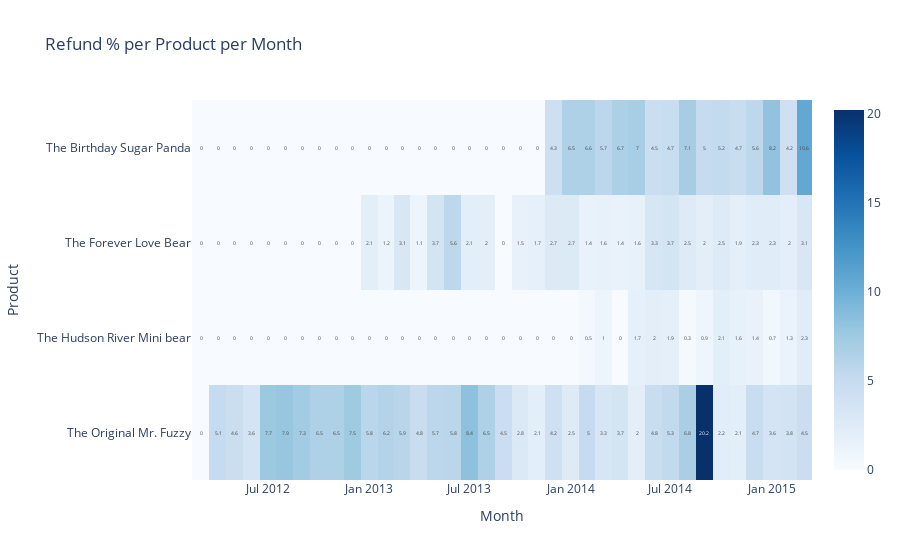

The notebook cell this image was saved under:
### Code cell
import plotly.express as px

df['month'] = df['created_at'].dt.to_period('M').astype(str)
refunds['month'] = refunds['created_at'].dt.to_period('M').astype(str)

total_pm = df.groupby(['product_name', 'month']).size().reset_index(name='total')
refund_pm = refunds.groupby(['product_name', 'month']).size().reset_index(name='refunds')
rate = total_pm.merge(refund_pm, on=['product_name', 'month'], how='left').fillna(0)
rate['refund_pct'] = (rate['refunds'] / rate['total'] * 100).round(1)
heat = rate.pivot(index='product_name', columns='month', values='refund_pct').fillna(0)
fig2 = px.imshow(
    heat,
    text_auto=True,  
    color_continuous_scale='Blues',
    title='Refund % per Product per Month'
)
fig2.update_layout(
    xaxis_title='Month',
    yaxis_title='Product'
)

fig2.show()

### Figure 1 — Plotly figure (JSON) as saved in the notebook; plotly's stock layout.template omitted (floating-point values rounded to 4 significant figures; data arrays with more than 128 entries replaced by an {"elided": "..."} marker saying what was removed)
{"data": [{"coloraxis": "coloraxis", "hovertemplate": "month: %{x}<br>product_name: %{y}<br>color: %{z}<extra></extra>", "name": "0", "texttemplate": "%{z}", "type": "heatmap", "x": ["2012-03", "2012-04", "2012-05", "2012-06", "2012-07", "2012-08", "2012-09", "2012-10", "2012-11", "2012-12", "2013-01", "2013-02", "2013-03", "2013-04", "2013-05", "2013-06", "2013-07", "2013-08", "2013-09", "2013-10", "2013-11", "2013-12", "2014-01", "2014-02", "2014-03", "2014-04", "2014-05", "2014-06", "2014-07", "2014-08", "2014-09", "2014-10", "2014-11", "2014-12", "2015-01", "2015-02", "2015-03"], "xaxis": "x", "y": ["The Birthday Sugar Panda", "The Forever Love Bear", "The Hudson River Mini bear", "The Original Mr. Fuzzy"], "yaxis": "y", "z": {"elided": "4x37 float values"}}], "layout": {"coloraxis": {"colorscale": [[0, "rgb(247,251,255)"], [0.125, "rgb(222,235,247)"], [0.25, "rgb(198,219,239)"], [0.375, "rgb(158,202,225)"], [0.5, "rgb(107,174,214)"], [0.625, "rgb(66,146,198)"], [0.75, "rgb(33,113,181)"], [0.875, "rgb(8,81,156)"], [1, "rgb(8,48,107)"]]}, "title": {"text": "Refund % per Product per Month"}, "xaxis": {"anchor": "y", "constrain": "domain", "domain": [0, 1], "scaleanchor": "y", "title": {"text": "Month"}}, "yaxis": {"anchor": "x", "autorange": "reversed", "constrain": "domain", "domain": [0, 1], "title": {"text": "Product"}}}}
